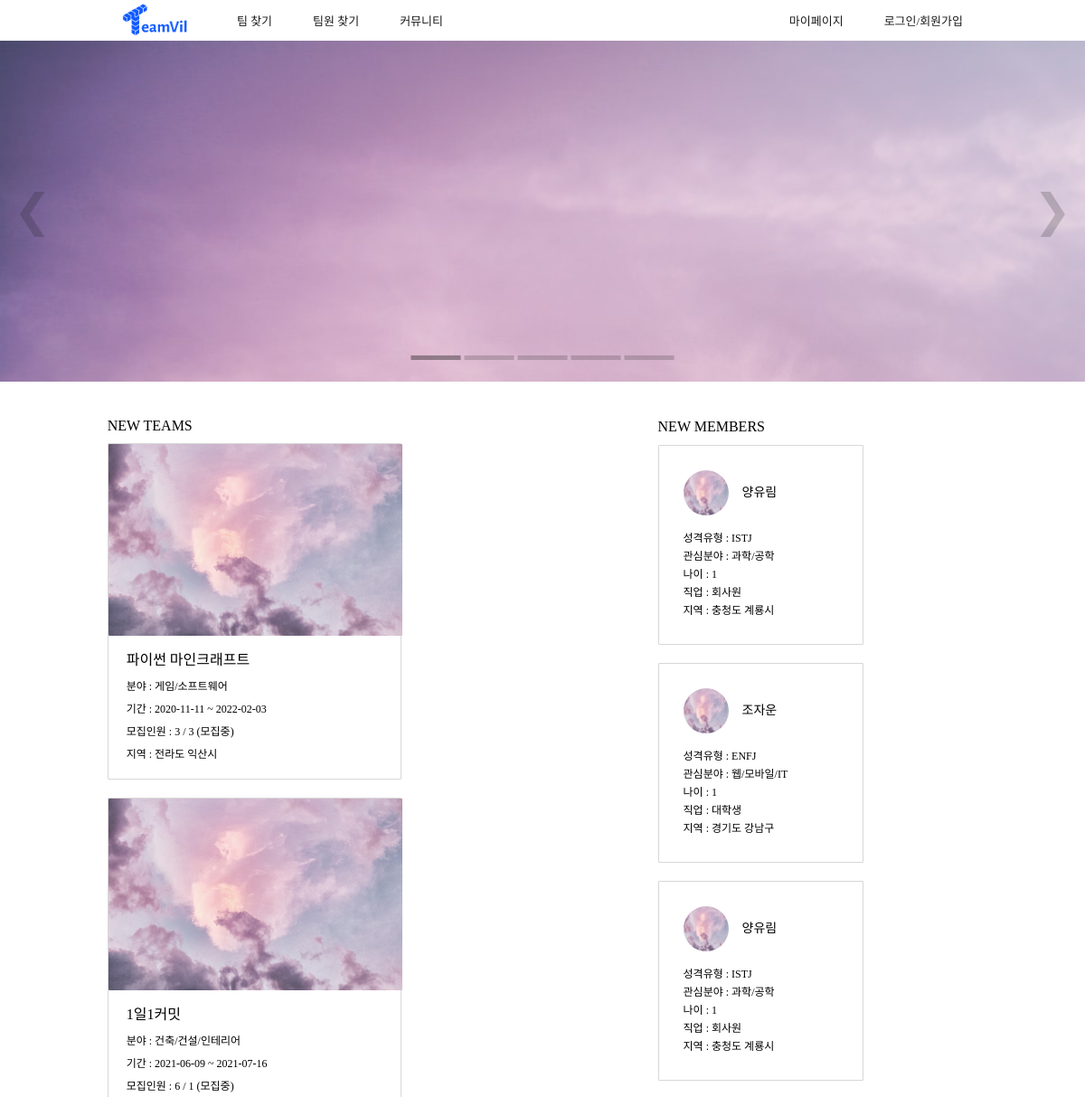
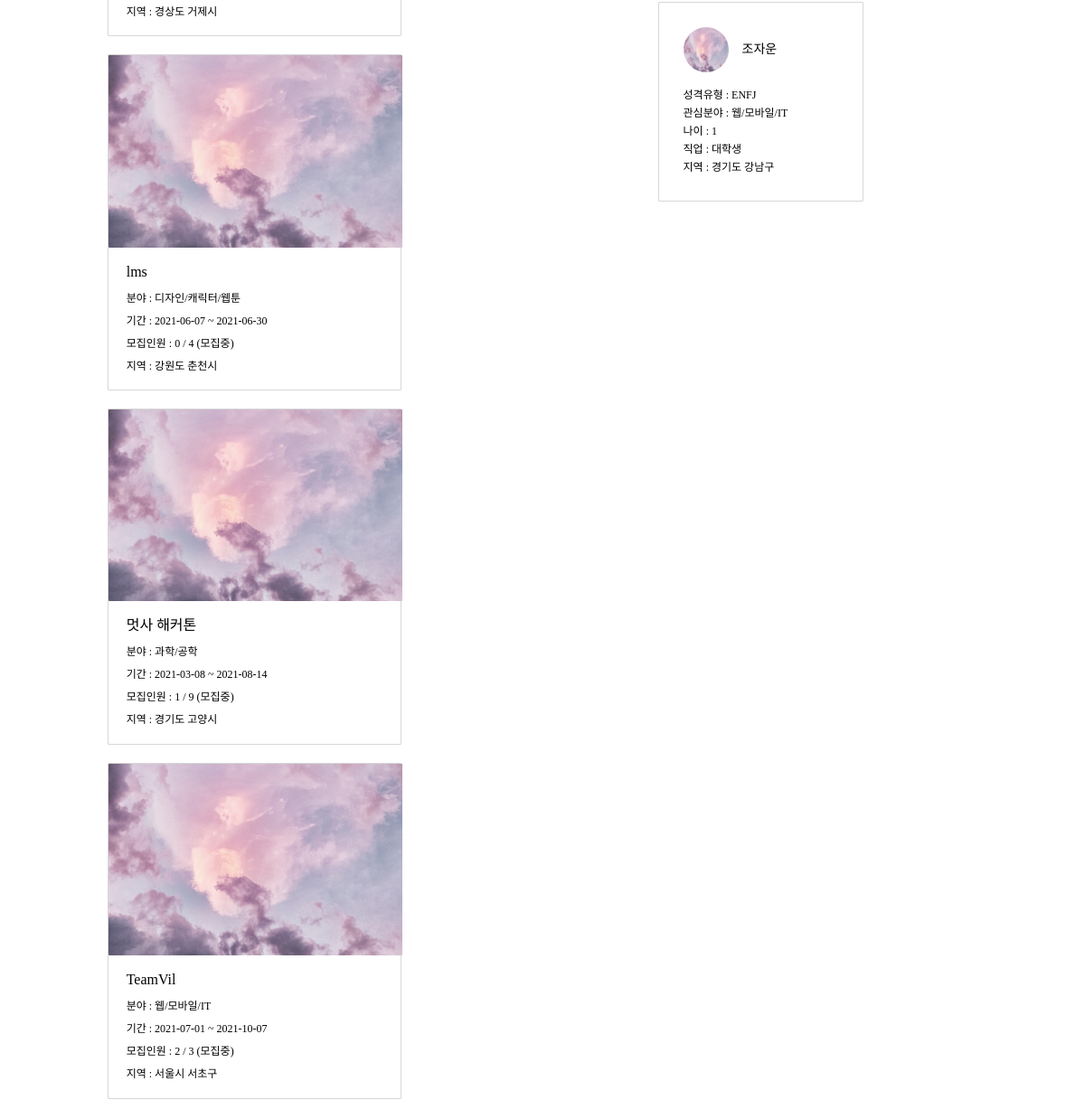
/ (upper part), run on an earlier commit of the app's database (2 pictures, top to bottom).
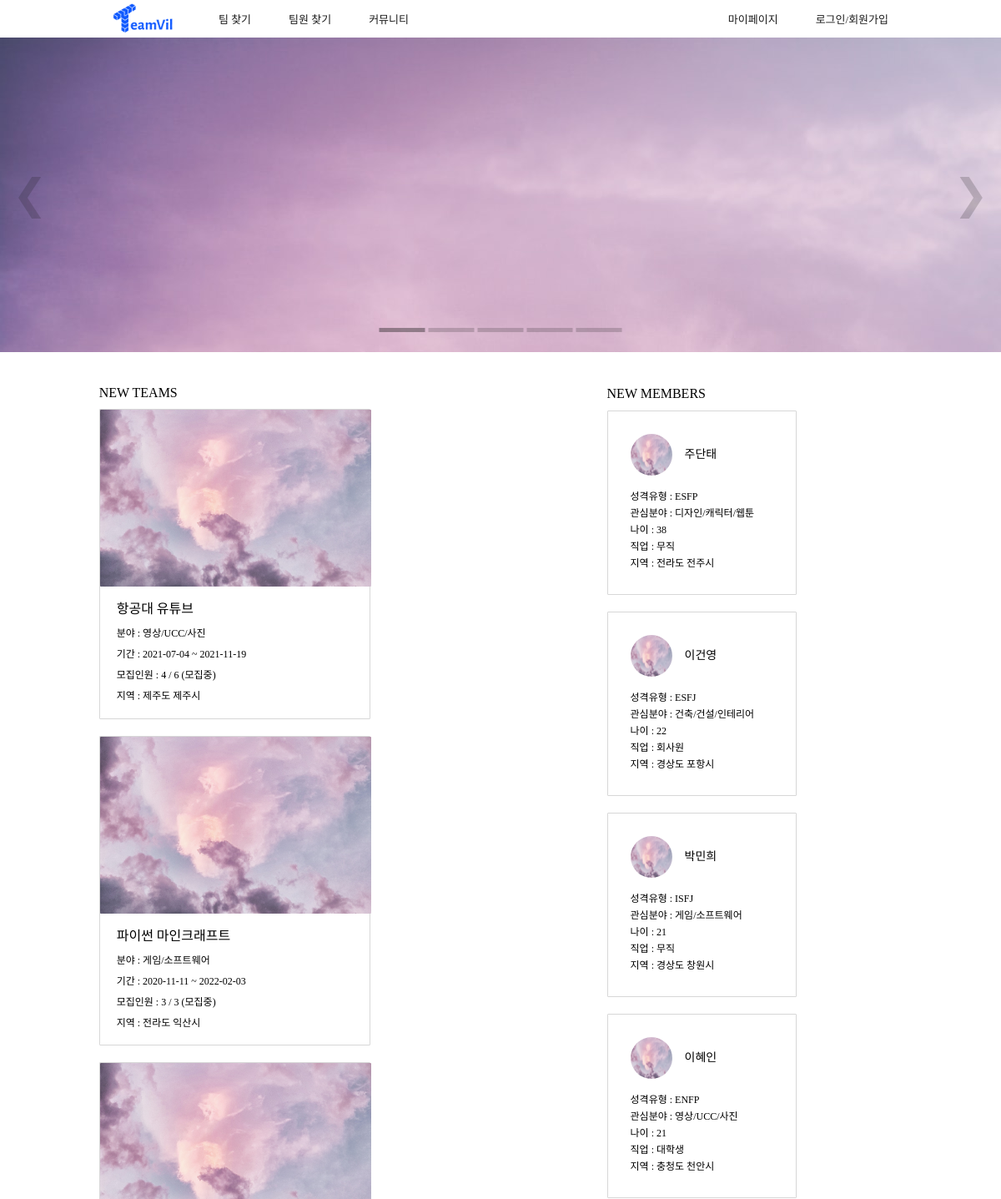
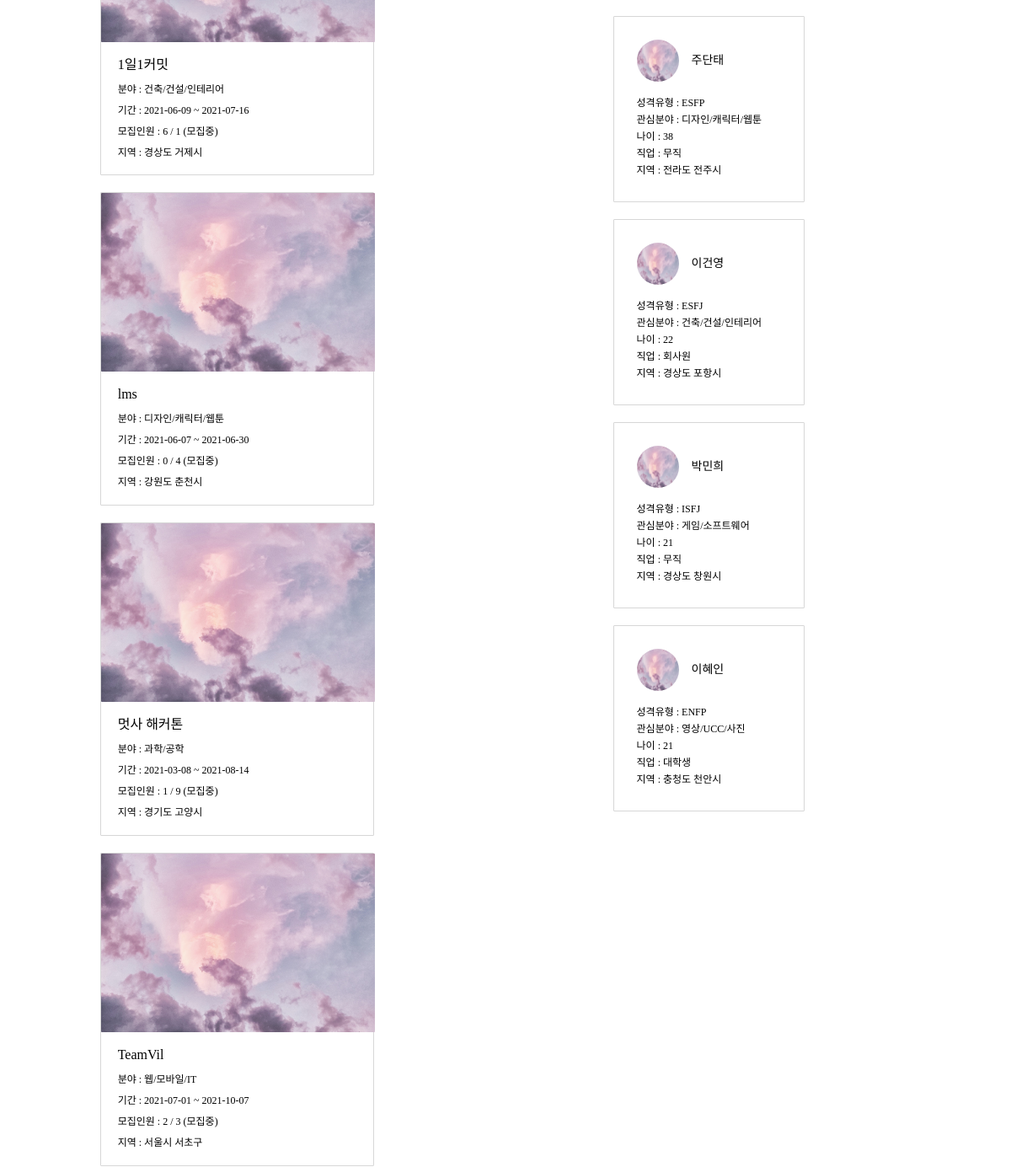
And on a later commit of the database (2 pictures, top to bottom).
### project/models.py (models this page shows, shortened)
class Project(models.Model):
    user_id = models.ForeignKey(User, on_delete = models.PROTECT, db_column="user_id")
    use = models.IntegerField()
    isEnd = models.IntegerField()
    type = models.IntegerField()
    title = models.CharField(max_length=100)
    desc = models.CharField(max_length=100)
    field1_id = models.ForeignKey(Field1, on_delete = models.CASCADE, db_column="field1_id")
    field2 = models.CharField(max_length=20)
    region1_id = models.ForeignKey(Region1, on_delete = models.CASCADE, db_column="region1_id")
    region2_id = models.ForeignKey(Region2, on_delete = models.CASCADE, db_column="region2_id")
    mem_total = models.IntegerField()
    mem_now = models.IntegerField()
    mem_duty = models.IntegerField()
    start_date = models.DateField()
    end_date = models.DateField()
    state = models.IntegerField()
    school = models.CharField(max_length=45, blank=True)
    content = models.TextField()
    isLink = models.IntegerField()
    isFile = models.IntegerField()
    education_id = models.ForeignKey(Education, on_delete = models.CASCADE, db_column="education_id", null=True, blank=True)
    view_cnt = models.IntegerField(default=0)

### home/models.py (models this page shows, shortened)
class Field1(models.Model):
    field1 = models.CharField(max_length=20)

class Region1(models.Model):
    region1 = models.CharField(max_length=20)

class Region2(models.Model):
    region1_id = models.ForeignKey(Region1, on_delete = models.CASCADE, db_column="region1_id")
    region2 = models.CharField(max_length=20)

### account/models.py (models this page shows, shortened)
class Profile(models.Model):
    user_id = models.ForeignKey(User, on_delete = models.CASCADE, db_column="user_id")
    name = models.CharField(max_length=25)
    mbti_id = models.ForeignKey(Mbti, on_delete = models.CASCADE, db_column="mbti_id")
    mbti_detail = models.CharField(max_length=100, null=True, blank=True)
    email = models.CharField(max_length=45)
    phone = models.CharField(max_length=15)
    birthday = models.DateField()
    region1_id = models.ForeignKey(Region1, on_delete = models.CASCADE, db_column="region1_id")
    region2_id = models.ForeignKey(Region2, on_delete = models.CASCADE, db_column="region2_id")
    openPhone = models.IntegerField()
    openEmail = models.IntegerField()
    term_id = models.ForeignKey(Term, on_delete = models.CASCADE, db_column="term_id")
    field1_id = models.ForeignKey(Field1, on_delete = models.CASCADE, db_column="field1_id")
    field2 = models.CharField(max_length=20)
    state = models.IntegerField()
    job_id = models.ForeignKey(Job, on_delete = models.CASCADE, db_column="job_id")
    education_id = models.ForeignKey(Education, on_delete = models.CASCADE, db_column="education_id", null=True)
    isLink = models.IntegerField()
    isFile = models.IntegerField()
    isCarrer = models.IntegerField()
    pr = models.TextField(null=True)
    register = models.DateTimeField()
    photo = models.CharField(max_length=100)
    isReview = models.IntegerField()
    view_cnt = models.IntegerField(default=0)

class Mbti(models.Model):
    mbti = models.CharField(max_length=4)
    mbti_cnt = models.IntegerField(default=0)

class Job(models.Model):
    job = models.CharField(max_length=20)

### home/views.py (the view)
# urls.py: 2. Add a URL to urlpatterns:  path('', views.home, name='home')
def home(request):
    projects = Project.objects.all().order_by('-id')[:6]
    profiles = Profile.objects.all().order_by('-id')[:4]
    return render(request, "home.html", {'profiles':profiles, "projects":projects })

### teamvil/templatetags/custom_tags.py (called while the page is built)
@register.simple_tag
def getAge(birthday):
    now = int(datetime.datetime.today().year)
    birthday = int(birthday.strftime('%Y'))
    return now - birthday

### home/templates/home.html (shortened to what the changed rows need)
<!DOCTYPE html>
{% load custom_tags %}
{% load static %}
<html lang="en">
<head>
    <link rel="stylesheet" href="{% static 'css/base.css' %}">
    <link rel="stylesheet" href="{% static 'css/home.css' %}">
</head>
<body>
    <div class="home-latest-info-container margin">
        <section class="home-latest-team-container">
            <div class="home-latest-team-table">
                {% for project in projects %}
                    <article class="home-latest-team-item">
                        <img class="home-latest-team-image" src="{% static 'image/cloud.jpg' %}" alt="">
                        <div class="home-latest-team-item-text">
                            <p class="home-latest-team-item-title spoqa-medium">{{project.title}}</p>
                            <p class="home-latest-team-item-content spoqa-regular">분야 : {{project.field1_id.field1}}</p>
                            <p class="home-latest-team-item-content spoqa-regular">기간 : {{project.start_date|date:"Y-m-d"}} ~ {{project.end_date|date:"Y-m-d"}}</p>
                            <p class="home-latest-team-item-content spoqa-regular">모집인원 : {{project.mem_now}} / {{project.mem_duty}}
                                {% if project.state == 1%}
                                    (모집중)
                                {% else %}
                                    (모집완료)
                                {% endif %}
                            </p>
                            <p class="home-latest-team-item-content spoqa-regular">지역 : {{project.region1_id.region1}} {{project.region2_id.region2}}</p>
                        </div>
                    </article>
                {% endfor %}
            </div>
        </section>
        <section class="home-latest-member-container">
            <div class="home-latest-member-table">
                {% for profile in profiles %}
                    <article class="home-latest-member-item">
                        <div class="home-latest-member-profile-container">
                            <div class="home-latest-member-name-container">
                                <img class="home-latest-member-image" src="{% static 'image/cloud.jpg' %}" alt="">
                                <p class="spoqa-medium">{{profile.name}}</p>
                            </div>
                        </div>
                        <p>성격유형 : {{profile.mbti_id.mbti}}</p>
                        <p>관심분야 : {{profile.field1_id.field1}}</p>
                        <p>나이 : {% getAge profile.birthday %}</p>
                        <p>직업 : {{ profile.job_id.job }}</p>
                        <p>지역 : {{ profile.region1_id.region1 }} {{ profile.region2_id.region2 }}</p>
                    </article>
                {% endfor %}
                {% for profile in profiles %}
                    <article class="home-latest-member-item">
                        <div class="home-latest-member-profile-container">
                            <div class="home-latest-member-name-container">
                                <img class="home-latest-member-image" src="{% static 'image/cloud.jpg' %}" alt="">
                                <p class="spoqa-medium">{{profile.name}}</p>
                            </div>
                        </div>
                        <p>성격유형 : {{profile.mbti_id.mbti}}</p>
                        <p>관심분야 : {{profile.field1_id.field1}}</p>
                        <p>나이 : {% getAge profile.birthday %}</p>
                        <p>직업 : {{ profile.job_id.job }}</p>
                        <p>지역 : {{ profile.region1_id.region1 }} {{ profile.region2_id.region2 }}</p>
                    </article>
                {% endfor %}
            </div>
        </section>
    </div>
</body>
</html>

What changed in the data, as far as the page shows it:
no longer on this page (row unchanged): Profile: name "양유림", mbti_id.mbti "ISTJ", field1_id.field1 "과학/공학", birthday "1", job_id.job "회사원", region1_id.region1 "충청도", region2_id.region2 "계룡시"
no longer on this page (row unchanged): Profile: name "조자운", mbti_id.mbti "ENFJ", field1_id.field1 "웹/모바일/IT", birthday "1", job_id.job "대학생", region1_id.region1 "경기도", region2_id.region2 "강남구"
added Project: title "항공대 유튜브", field1_id.field1 "영상/UCC/사진", start_date "2021-07-04", end_date "2021-11-19", mem_now "4", mem_duty "6", state "(모집중)", region1_id.region1 "제주도", region2_id.region2 "제주시"
added Profile: name "주단태", mbti_id.mbti "ESFP", field1_id.field1 "디자인/캐릭터/웹툰", birthday "38", job_id.job "무직", region1_id.region1 "전라도", region2_id.region2 "전주시"
added Profile: name "이건영", mbti_id.mbti "ESFJ", field1_id.field1 "건축/건설/인테리어", birthday "22", job_id.job "회사원", region1_id.region1 "경상도", region2_id.region2 "포항시"
added Profile: name "박민희", mbti_id.mbti "ISFJ", field1_id.field1 "게임/소프트웨어", birthday "21", job_id.job "무직", region1_id.region1 "경상도", region2_id.region2 "창원시"
added Profile: name "이혜인", mbti_id.mbti "ENFP", field1_id.field1 "영상/UCC/사진", birthday "21", job_id.job "대학생", region1_id.region1 "충청도", region2_id.region2 "천안시"
